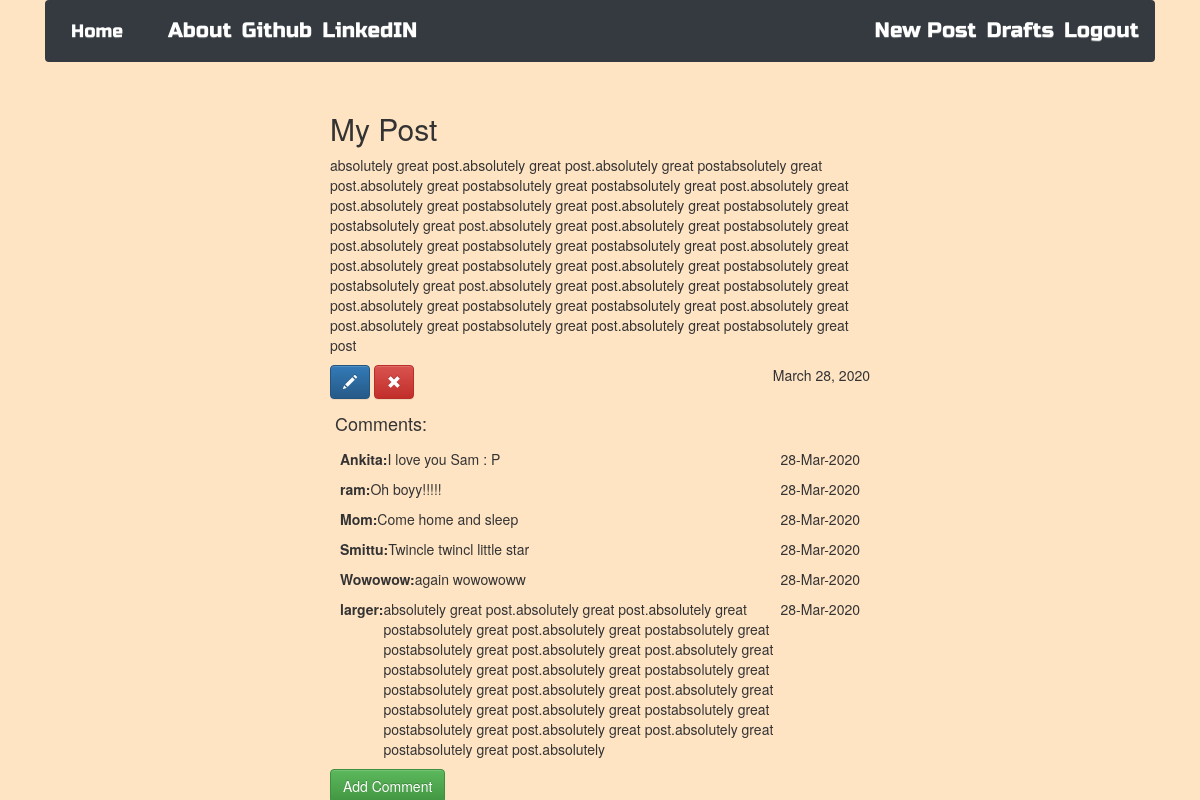
The app's page /post/1 (signed in) with its own data.
### blog/models.py (models this page shows, shortened)
class Post(models.Model):
    author = models.ForeignKey('auth.User')
    title = models.CharField(max_length=264)
    text = models.TextField()
    created_date = models.DateField(default=timezone.now())
    published_date = models.DateField(blank=True, null=True)

class Comment(models.Model):
    post = models.ForeignKey('blog.post', related_name="comments")
    author = models.CharField(max_length=264)
    text = models.CharField(max_length=600)
    created_date = models.DateField(default = timezone.now())
    approved_comment = models.BooleanField(default=False)

### blog/views.py (the view)
# urls.py: url(r'^post/(?P<pk>\d+)$',views.PostDetailView.as_view(), name='post_detail'),
class PostDetailView(DetailView):
    model = Post

### blog/templates/blog/post_detail.html (shortened to what this page needs)
{% extends "blog/base.html" %}
{% block content %}
<div class="row">
    <div class="col-3">
    </div>
    <div class="col-6">
        <h2 class="posttitle loader">{{ post.title }}</h2>
        <p class="postconent">{{ post.text|safe|linebreaks }}</p>
        {% if post.published_date %}
            <div class="date postdate float-right">
                <p>{{ post.published_date }}</p>
            </div>
        {% else %}
            <a class="btn btn-primary" href="{% url 'post_publish' pk=post.pk %}">Publish</a>
        {% endif %}
        {% if user.is_authenticated %}
            <a class="btn btn-primary" href="{% url 'post_edit' pk=post.pk %}">
                <span class="glyphicon glyphicon-pencil"></span>
            </a>
            <a class="btn btn-danger" href="{% url 'post_remove' pk=post.pk %}">
                <span class="glyphicon glyphicon-remove"></span>
            </a>
        {% endif %}
        <h4 class="d-flex p-2 bd-highlight">Comments:</h4>
        {% for comment in post.comments.all %}
        <div class="px-3">
            {% if user.is_authenticated or comment.approved_comment %}
                <div class="float-right">{{comment.created_date|date:"d-M-Y"}}</div>
                <div class="d-flex"><strong>{{ comment.author }}: </strong>{{ comment.text|safe|linebreaksbr }}</div>
            {% endif %}
            </div>
        {% endfor %}
        <form action="{% url 'add_comment_to_post' pk=post.pk %}" method="post">
            <input type="submit" class="btn btn-success" value="Add Comment">
        </form>
    </div>
</div>
{% endblock %}

### blog/static/css/blog.css (style rules this page uses)
body { background-color: bisque }
.loader { filter:hue-rotate(0deg); color:linear-gradient(45deg,#0f8,#08f); animation:hue 1000ms infinite linear; }

### records on screen
Post: title "My Post", text "absolutely great post.absolutely great post.absolutely great postabsolutely great post.absolutely great postabsolutely great postabsolutely great post.absolutely great post.absolutely great postabsolutely great post.absolutely great postabsolutely great postabsolutely great post.absolutely great post.absolutely great postabsolutely great post.absolutely great postabsolutely great postabsolutely great post.absolutely great post.absolutely great postabsolutely great post.absolutely great postabsolutely great postabsolutely great post.absolutely great post.absolutely great postabsolutely great post.absolutely great postabsolutely great postabsolutely great post.absolutely great post.absolutely…", published_date "March 28, 2020"
Comment: created_date "28-Mar-2020", author "Ankita", text "I love you Sam : P"
Comment: created_date "28-Mar-2020", author "ram", text "Oh boyy!!!!!"
Comment: created_date "28-Mar-2020", author "Mom", text "Come home and sleep"
Comment: created_date "28-Mar-2020", author "Smittu", text "Twincle twincl little star"
Comment: created_date "28-Mar-2020", author "Wowowow", text "again wowowoww"
Comment: created_date "28-Mar-2020", author "larger", text "absolutely great post.absolutely great post.absolutely great postabsolutely great post.absolutely great postabsolutely great postabsolutely great post.absolutely great post.absolutely great postabsolutely great post.absolutely great postabsolutely great postabsolutely great post.absolutely great post.absolutely great postabsolutely great post.absolutely great postabsolutely great postabsolutely great post.absolutely great post.absolutely great postabsolutely great post.absolutely"
